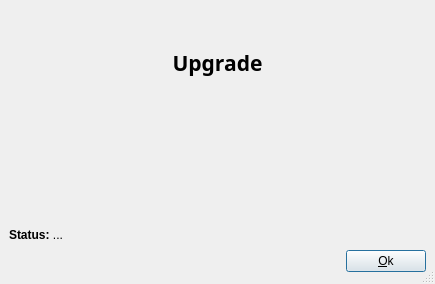
<ui version="4.0" >
 <author></author>
 <comment></comment>
 <exportmacro></exportmacro>
 <class>NotifyDialog</class>
 <widget class="QDialog" name="NotifyDialog" >
  <property name="geometry" >
   <rect>
    <x>0</x>
    <y>0</y>
    <width>435</width>
    <height>284</height>
   </rect>
  </property>
  <property name="windowTitle" >
   <string>File Transfer</string>
  </property>
  <property name="sizeGripEnabled" >
   <bool>true</bool>
  </property>
  <layout class="QGridLayout" >
   <property name="margin" >
    <number>9</number>
   </property>
   <property name="spacing" >
    <number>6</number>
   </property>
   <item row="1" column="0" colspan="2" >
    <spacer>
     <property name="orientation" >
      <enum>Qt::Vertical</enum>
     </property>
     <property name="sizeHint" >
      <size>
       <width>411</width>
       <height>68</height>
      </size>
     </property>
    </spacer>
   </item>
   <item row="3" column="1" >
    <widget class="QPushButton" name="okButton" >
     <property name="text" >
      <string>&amp;Ok</string>
     </property>
    </widget>
   </item>
   <item row="3" column="0" >
    <spacer>
     <property name="orientation" >
      <enum>Qt::Horizontal</enum>
     </property>
     <property name="sizeHint" >
      <size>
       <width>61</width>
       <height>27</height>
      </size>
     </property>
    </spacer>
   </item>
   <item row="2" column="0" colspan="2" >
    <widget class="QLabel" name="statusLabel" >
     <property name="text" >
      <string>&lt;html>&lt;head>&lt;meta name="qrichtext" content="1" />&lt;/head>&lt;body style=" white-space: pre-wrap; font-family:Sans Serif; font-size:9pt; font-weight:400; font-style:normal; text-decoration:none;">&lt;p style=" margin-top:0px; margin-bottom:0px; margin-left:0px; margin-right:0px; -qt-block-indent:0; text-indent:0px; font-family:MS Shell Dlg;">&lt;span style=" font-weight:600;">Status:&lt;/span> ...&lt;/p>&lt;/body>&lt;/html></string>
     </property>
     <property name="wordWrap" >
      <bool>true</bool>
     </property>
    </widget>
   </item>
   <item row="0" column="0" colspan="2" >
    <widget class="QLabel" name="headerLabel" >
     <property name="minimumSize" >
      <size>
       <width>0</width>
       <height>126</height>
      </size>
     </property>
     <property name="maximumSize" >
      <size>
       <width>16777215</width>
       <height>126</height>
      </size>
     </property>
     <property name="palette" >
      <palette>
       <active>
        <color>
         <red>0</red>
         <green>0</green>
         <blue>0</blue>
        </color>
        <color>
         <red>212</red>
         <green>208</green>
         <blue>200</blue>
        </color>
        <color>
         <red>255</red>
         <green>255</green>
         <blue>255</blue>
        </color>
        <color>
         <red>234</red>
         <green>229</green>
         <blue>220</blue>
        </color>
        <color>
         <red>128</red>
         <green>128</green>
         <blue>128</blue>
        </color>
        <color>
         <red>141</red>
         <green>139</green>
         <blue>133</blue>
        </color>
        <color>
         <red>255</red>
         <green>255</green>
         <blue>255</blue>
        </color>
        <color>
         <red>255</red>
         <green>255</green>
         <blue>255</blue>
        </color>
        <color>
         <red>0</red>
         <green>0</green>
         <blue>0</blue>
        </color>
        <color>
         <red>255</red>
         <green>255</green>
         <blue>255</blue>
        </color>
        <color>
         <red>212</red>
         <green>208</green>
         <blue>200</blue>
        </color>
        <color>
         <red>64</red>
         <green>64</green>
         <blue>64</blue>
        </color>
        <color>
         <red>10</red>
         <green>36</green>
         <blue>106</blue>
        </color>
        <color>
         <red>255</red>
         <green>255</green>
         <blue>255</blue>
        </color>
        <color>
         <red>0</red>
         <green>0</green>
         <blue>255</blue>
        </color>
        <color>
         <red>255</red>
         <green>0</green>
         <blue>255</blue>
        </color>
        <color>
         <red>232</red>
         <green>232</green>
         <blue>232</blue>
        </color>
       </active>
       <inactive>
        <color>
         <red>0</red>
         <green>0</green>
         <blue>0</blue>
        </color>
        <color>
         <red>212</red>
         <green>208</green>
         <blue>200</blue>
        </color>
        <color>
         <red>255</red>
         <green>255</green>
         <blue>255</blue>
        </color>
        <color>
         <red>234</red>
         <green>229</green>
         <blue>220</blue>
        </color>
        <color>
         <red>128</red>
         <green>128</green>
         <blue>128</blue>
        </color>
        <color>
         <red>141</red>
         <green>139</green>
         <blue>133</blue>
        </color>
        <color>
         <red>255</red>
         <green>255</green>
         <blue>255</blue>
        </color>
        <color>
         <red>255</red>
         <green>255</green>
         <blue>255</blue>
        </color>
        <color>
         <red>0</red>
         <green>0</green>
         <blue>0</blue>
        </color>
        <color>
         <red>255</red>
         <green>255</green>
         <blue>255</blue>
        </color>
        <color>
         <red>212</red>
         <green>208</green>
         <blue>200</blue>
        </color>
        <color>
         <red>64</red>
         <green>64</green>
         <blue>64</blue>
        </color>
        <color>
         <red>212</red>
         <green>208</green>
         <blue>200</blue>
        </color>
        <color>
         <red>0</red>
         <green>0</green>
         <blue>0</blue>
        </color>
        <color>
         <red>0</red>
         <green>0</green>
         <blue>255</blue>
        </color>
        <color>
         <red>255</red>
         <green>0</green>
         <blue>255</blue>
        </color>
        <color>
         <red>232</red>
         <green>232</green>
         <blue>232</blue>
        </color>
       </inactive>
       <disabled>
        <color>
         <red>106</red>
         <green>104</green>
         <blue>100</blue>
        </color>
        <color>
         <red>212</red>
         <green>208</green>
         <blue>200</blue>
        </color>
        <color>
         <red>255</red>
         <green>255</green>
         <blue>255</blue>
        </color>
        <color>
         <red>233</red>
         <green>231</green>
         <blue>227</blue>
        </color>
        <color>
         <red>128</red>
         <green>128</green>
         <blue>128</blue>
        </color>
        <color>
         <red>141</red>
         <green>139</green>
         <blue>133</blue>
        </color>
        <color>
         <red>106</red>
         <green>104</green>
         <blue>100</blue>
        </color>
        <color>
         <red>255</red>
         <green>255</green>
         <blue>255</blue>
        </color>
        <color>
         <red>106</red>
         <green>104</green>
         <blue>100</blue>
        </color>
        <color>
         <red>212</red>
         <green>208</green>
         <blue>200</blue>
        </color>
        <color>
         <red>212</red>
         <green>208</green>
         <blue>200</blue>
        </color>
        <color>
         <red>0</red>
         <green>0</green>
         <blue>0</blue>
        </color>
        <color>
         <red>10</red>
         <green>36</green>
         <blue>106</blue>
        </color>
        <color>
         <red>255</red>
         <green>255</green>
         <blue>255</blue>
        </color>
        <color>
         <red>0</red>
         <green>0</green>
         <blue>255</blue>
        </color>
        <color>
         <red>255</red>
         <green>0</green>
         <blue>255</blue>
        </color>
        <color>
         <red>232</red>
         <green>232</green>
         <blue>232</blue>
        </color>
       </disabled>
      </palette>
     </property>
     <property name="text" >
      <string>&lt;html>&lt;head>&lt;meta name="qrichtext" content="1" />&lt;/head>&lt;body style=" white-space: pre-wrap; font-family:Sans Serif; font-size:9pt; font-weight:400; font-style:normal; text-decoration:none;">&lt;p style=" margin-top:0px; margin-bottom:0px; margin-left:0px; margin-right:0px; -qt-block-indent:0; text-indent:0px;">&lt;span style=" font-size:16pt; font-weight:600;">Upgrade&lt;/span>&lt;/p>&lt;p style="-qt-paragraph-type:empty; margin-top:0px; margin-bottom:0px; margin-left:0px; margin-right:0px; -qt-block-indent:0; text-indent:0px;">&lt;/p>&lt;/body>&lt;/html></string>
     </property>
     <property name="alignment" >
      <set>Qt::AlignCenter</set>
     </property>
     <property name="wordWrap" >
      <bool>true</bool>
     </property>
     <property name="indent" >
      <number>100</number>
     </property>
    </widget>
   </item>
  </layout>
 </widget>
 <pixmapfunction></pixmapfunction>
 <tabstops>
  <tabstop>okButton</tabstop>
 </tabstops>
 <resources/>
 <connections>
  <connection>
   <sender>okButton</sender>
   <signal>clicked()</signal>
   <receiver>NotifyDialog</receiver>
   <slot>accept()</slot>
   <hints>
    <hint type="sourcelabel" >
     <x>278</x>
     <y>253</y>
    </hint>
    <hint type="destinationlabel" >
     <x>96</x>
     <y>254</y>
    </hint>
   </hints>
  </connection>
 </connections>
</ui>
